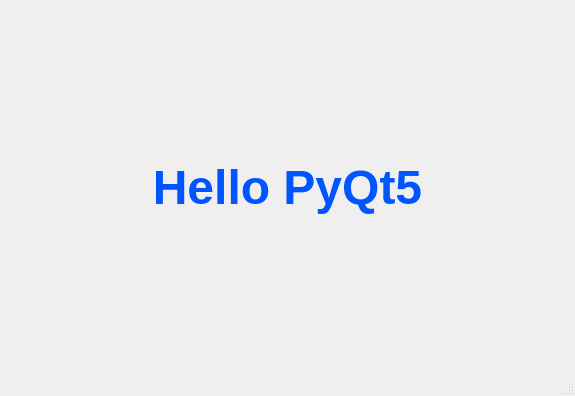
<?xml version="1.0" encoding="UTF-8"?>
<ui version="4.0">
 <class>MainWindow</class>
 <widget class="QMainWindow" name="MainWindow">
  <property name="geometry">
   <rect>
    <x>0</x>
    <y>0</y>
    <width>575</width>
    <height>396</height>
   </rect>
  </property>
  <property name="windowTitle">
   <string>HellopyQt5</string>
  </property>
  <widget class="QWidget" name="centralwidget">
   <layout class="QGridLayout" name="gridLayout">
    <item row="0" column="0">
     <widget class="QLabel" name="lbl_hello">
      <property name="font">
       <font>
        <pointsize>36</pointsize>
        <weight>75</weight>
        <bold>true</bold>
       </font>
      </property>
      <property name="styleSheet">
       <string notr="true">color: rgb(0, 85, 255);</string>
      </property>
      <property name="text">
       <string>Hello PyQt5</string>
      </property>
      <property name="alignment">
       <set>Qt::AlignCenter</set>
      </property>
     </widget>
    </item>
   </layout>
  </widget>
  <widget class="QMenuBar" name="menubar">
   <property name="geometry">
    <rect>
     <x>0</x>
     <y>0</y>
     <width>575</width>
     <height>20</height>
    </rect>
   </property>
  </widget>
  <widget class="QStatusBar" name="statusbar"/>
 </widget>
 <resources/>
 <connections/>
</ui>
